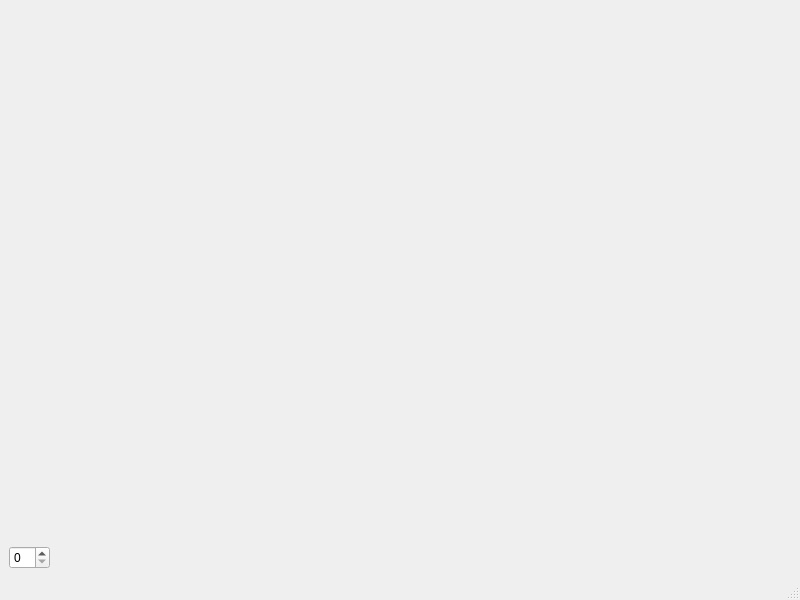
<?xml version="1.0" encoding="UTF-8"?>
<ui version="4.0">
 <class>MainWindow</class>
 <widget class="QMainWindow" name="MainWindow">
  <property name="geometry">
   <rect>
    <x>0</x>
    <y>0</y>
    <width>800</width>
    <height>600</height>
   </rect>
  </property>
  <property name="windowTitle">
   <string>MainWindow</string>
  </property>
  <widget class="QWidget" name="centralwidget">
   <layout class="QVBoxLayout" name="verticalLayout">
    <item>
     <widget class="MPLWidget" name="myPlot" native="true">
      <property name="sizePolicy">
       <sizepolicy hsizetype="Expanding" vsizetype="Expanding">
        <horstretch>0</horstretch>
        <verstretch>0</verstretch>
       </sizepolicy>
      </property>
     </widget>
    </item>
    <item>
     <layout class="QHBoxLayout" name="horizontalLayout">
      <property name="sizeConstraint">
       <enum>QLayout::SetMinimumSize</enum>
      </property>
      <item>
       <widget class="QSpinBox" name="spinBox"/>
      </item>
      <item>
       <spacer name="horizontalSpacer">
        <property name="orientation">
         <enum>Qt::Horizontal</enum>
        </property>
        <property name="sizeHint" stdset="0">
         <size>
          <width>40</width>
          <height>20</height>
         </size>
        </property>
       </spacer>
      </item>
     </layout>
    </item>
   </layout>
  </widget>
  <widget class="QMenuBar" name="menubar">
   <property name="geometry">
    <rect>
     <x>0</x>
     <y>0</y>
     <width>800</width>
     <height>22</height>
    </rect>
   </property>
  </widget>
  <widget class="QStatusBar" name="statusbar"/>
 </widget>
 <customwidgets>
  <customwidget>
   <class>MPLWidget</class>
   <extends>QWidget</extends>
   <header>mplwidget.h</header>
   <container>1</container>
  </customwidget>
 </customwidgets>
 <resources>
  <include location="icons/icons.qrc"/>
 </resources>
 <connections/>
 <slots>
  <slot>spinBoxValueChanged()</slot>
 </slots>
</ui>
